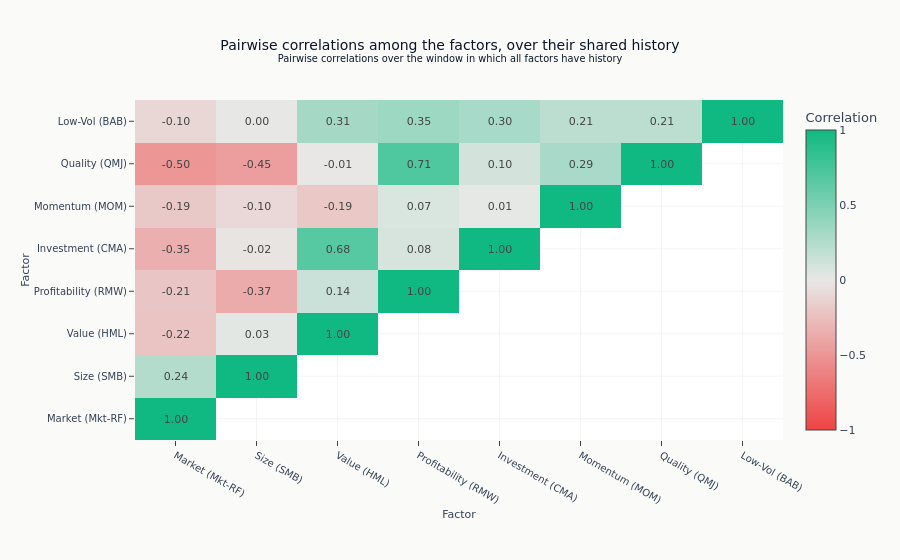

This figure's notebook cell:
### Markdown cell above
Add a message-first title and explicit dimensions.

### Code cell
_ = fig.update_layout(
    title=(
        "Pairwise correlations among the factors, over their shared history"
        "<br><sup>Pairwise correlations over the window in which all factors have history</sup>"
    ),
    height=560,
    margin=dict(l=135, r=90, b=120),
    xaxis_title="Factor",
    yaxis_title="Factor",
)

show_plotly_with_alt(
    fig,
    "Lower-triangle correlation heatmap of eight factors over their shared window, each cell labelled, on a diverging scale centred at zero.",
)

### Figure 1 — Plotly figure (JSON) as saved in the notebook; plotly's stock layout.template omitted (floating-point values rounded to 4 significant figures)
{"data": [{"colorbar": {"title": {"text": "Correlation"}}, "colorscale": [[0.0, "#ef4444"], [0.5, "#e8e8e6"], [1.0, "#10b981"]], "hovertemplate": "%{y} vs %{x}<br>Correlation: %{z:.2f}<extra></extra>", "text": [["1.00", "", "", "", "", "", "", ""], ["0.24", "1.00", "", "", "", "", "", ""], ["-0.22", "0.03", "1.00", "", "", "", "", ""], ["-0.21", "-0.37", "0.14", "1.00", "", "", "", ""], ["-0.35", "-0.02", "0.68", "0.08", "1.00", "", "", ""], ["-0.19", "-0.10", "-0.19", "0.07", "0.01", "1.00", "", ""], ["-0.50", "-0.45", "-0.01", "0.71", "0.10", "0.29", "1.00", ""], ["-0.10", "0.00", "0.31", "0.35", "0.30", "0.21", "0.21", "1.00"]], "texttemplate": "%{text}", "type": "heatmap", "x": ["Market (Mkt-RF)", "Size (SMB)", "Value (HML)", "Profitability (RMW)", "Investment (CMA)", "Momentum (MOM)", "Quality (QMJ)", "Low-Vol (BAB)"], "y": ["Market (Mkt-RF)", "Size (SMB)", "Value (HML)", "Profitability (RMW)", "Investment (CMA)", "Momentum (MOM)", "Quality (QMJ)", "Low-Vol (BAB)"], "z": [[1.0, NaN, NaN, NaN, NaN, NaN, NaN, NaN], [0.2448, 1.0, NaN, NaN, NaN, NaN, NaN, NaN], [-0.2165, 0.02961, 1.0, NaN, NaN, NaN, NaN, NaN], [-0.2054, -0.3692, 0.1422, 1.0, NaN, NaN, NaN, NaN], [-0.3483, -0.02464, 0.6782, 0.07983, 1.0, NaN, NaN, NaN], [-0.1871, -0.0955, -0.1946, 0.07086, 0.007309, 1.0, NaN, NaN], [-0.5028, -0.4501, -0.008695, 0.7064, 0.09788, 0.2903, 1.0, NaN], [-0.104, 0.003879, 0.312, 0.3456, 0.2991, 0.2088, 0.2062, 1.0]], "zmax": 1, "zmid": 0, "zmin": -1}], "layout": {"height": 560, "margin": {"b": 120, "l": 135, "r": 90}, "title": {"text": "Pairwise correlations among the factors, over their shared history<br><sup>Pairwise correlations over the window in which all factors have history</sup>"}, "xaxis": {"title": {"text": "Factor"}}, "yaxis": {"title": {"text": "Factor"}}}}
